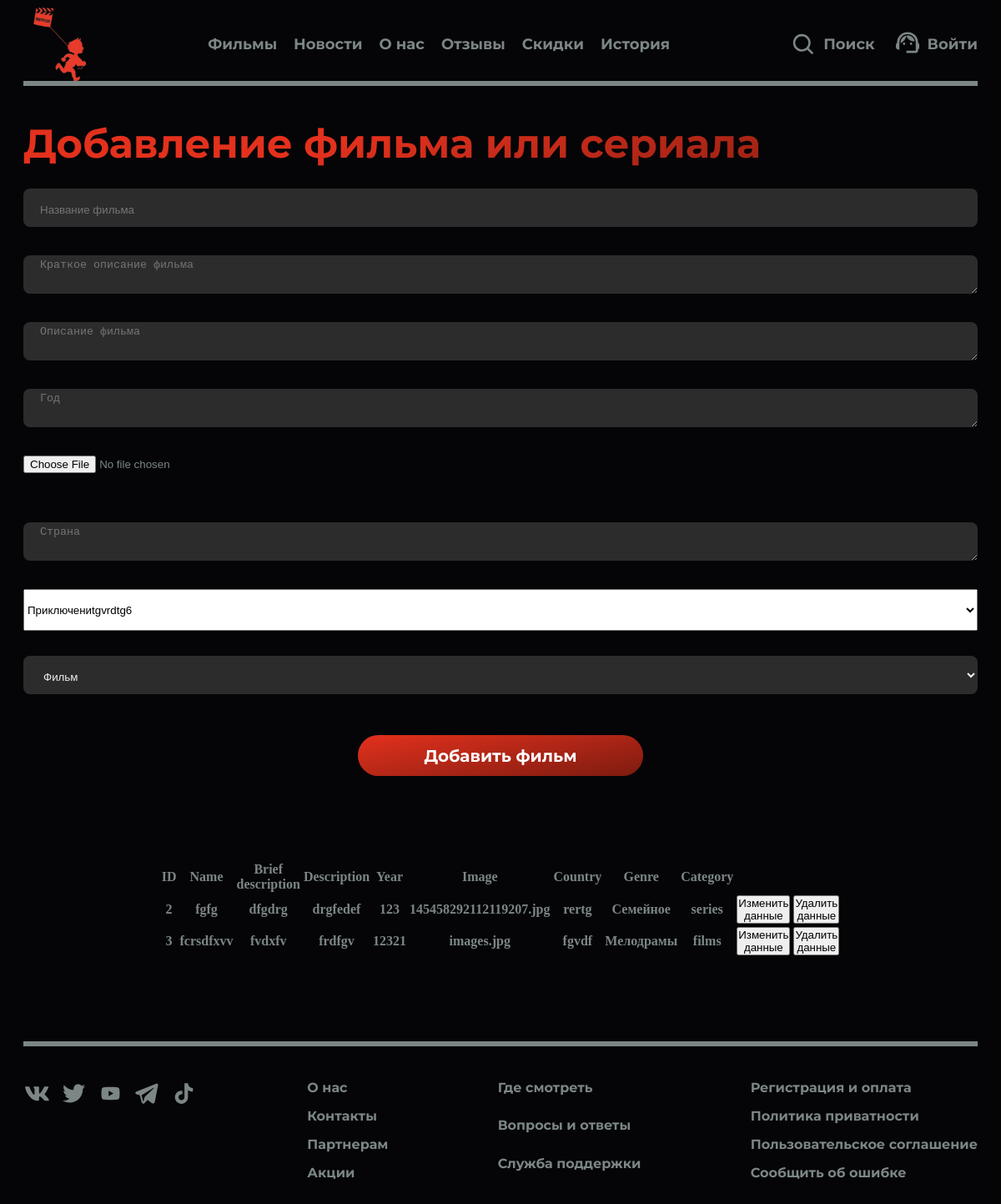
Screenshot of /adminProducts.php with the database file from the repository.
### tables this page shows
CREATE TABLE `products` (
  `id` int NOT NULL,
  `name` varchar(255) NOT NULL,
  `description` text NOT NULL,
  `briefdescription` text NOT NULL,
  `year` int NOT NULL,
  `country` varchar(255) NOT NULL,
  `category` varchar(255) NOT NULL,
  `genre_id` int NOT NULL,
  `image` varchar(255) NOT NULL
);

### adminProducts.php (the view, shortened to what this page needs)
<!DOCTYPE html>
<html lang="en">
<head>
    <link rel="stylesheet" href="assets/css/style.css">
</head>
<body>
    <div class="wrapper">
        <header class="header _container _container768 _container1200">
            <div class="header__content">
                <a class="header_logo" href="index.php"></a>
                <div class="menu-list__index">
                    <a class="text-mon18__bold" href="descriptionFilm.php">Фильмы</a>
                    <a class="text-mon18__bold" href="news.php">Новости</a>
                    <a class="text-mon18__bold" href="aboutUs.php">О нас</a>
                    <a class="text-mon18__bold" href="reviews.php">Отзывы</a>
                    <a class="text-mon18__bold" href="discounts.php">Скидки</a>
                    <a class="text-mon18__bold" href="favoriteProjects.php">История</a>
                </div>
                <div class="icon-header__index display__none320 display__flex">
                    <div class="icon1-text__index">
                        <a class="text-mon18__bold" href="search.php">Поиск</a>
                    </div>
                    <div class="icon1-text__index">
                        <a href="support.php">
                        </a>
                        <a class="text-mon18__bold" href="authorization.php">Войти</a>
                    </div>
                </div>
            </div>
        </header>
        <div class="line _container768 _container1200"></div>
        <section class="content__support _container _container768 _container1200">
            <div class="text-mon48__bold _color-gradient display__none display__none320 display-flex800">Добавление фильма или сериала</div>
            <form class="block-text__support _gap30" action="assets/php/add_product.php" method="post" enctype="multipart/form-data">
                <div class="input-container ic1">
                    <input class="input" type="text" name="name" placeholder="Название фильма" required/>
                </div>
                <div class="input-container ic1">
                     <textarea class="input"  name="briefdescription" placeholder="Краткое описание фильма" required></textarea>
                </div>
                <div  class="input-container ic1">
                       <textarea class="input"  name="description" placeholder="Описание фильма" required></textarea>
                </div>
                <div  class="input-container ic1">
                      <textarea class="input"  name="year" placeholder="Год" required></textarea>
                </div>
                <div  class="input-container ic1">
                    <input type="file" name="image" required>
                </div>
                <div  class="input-container ic1">
                    <textarea class="input"  name="country" placeholder="Страна" required></textarea>
                </div>
                <div  class="input-container ic1">
                    <select class="input-container ic1" name="genre_id">
                    <?php
                        require_once ("assets/php/dbconnect.php");
                        $result = $my_sql->query("SELECT * FROM genres");
                        $genres = [];
                        while ($genre = $result->fetch_assoc()) {
                            $genres[] = $genre;
                        }
                        foreach ($genres as $genre) {
                    ?>
                        <option value="<?= $genre['id']?>"><?= $genre['name']?></option>
                    <?php
                        }
                    ?>
                    </select>
                </div>
                <div  class="input-container ic1">
                       <select  class="input"  name="category">
                        <option name="films" value="films">Фильм</option>
                       </select>
                </div>
                 <button class="btn__support __margin-top15 _w0">
                <div class="text-mon20__bold display__none320 display__flex _color-white">Добавить фильм</div>
            </button>
            </form>
        </section>
        <div class="content__support _container _container768 _container1200">
            <div class="block-card__aboutus _js-center">
                <table id="output-categories" style="width: 800px;  margin: 0 auto;">
                    <thead>
                        <tr>
                            <th>ID</th>
                            <th>Name</th>
                            <th>Brief description</th>
                            <th>Description</th>
                            <th>Year</th>
                            <th>Image</th>
                            <th>Country</th>
                            <th>Genre</th>
                            <th>Category</th>
                        </tr>
                    </thead>
                    <tbody>
                    <?php
                        require_once ("assets/php/dbconnect.php");
                        $result = $my_sql->query("SELECT * FROM products");
                        $categoryResult = $my_sql->query("SELECT * FROM genres");
                        $categories = [];
                        while ($category = $categoryResult->fetch_assoc()) {
                            $categories[$category['id']] = $category['name'];
                        }
                        $products = [];
                        while ($product = $result->fetch_assoc())
                        {
                            $products[] = $product;
                        }
                        foreach ($products as $product)
                        {
                    ?>
                    <tr>
                        <th><?= $product['id'] ?></th>
                        <th><?= $product['name'] ?></th>
                        <th><?= $product['briefdescription'] ?></th>
                        <th><?= $product['description'] ?></th>
                        <th><?= $product['year'] ?></th>
                        <th><?= $product['image'] ?></th>
                        <th><?= $product['country'] ?></th>
                        <th><?= $categories[$product['genre_id']] ?></th>
                        <th><?= $product['category'] ?></th>
                        <th><a href="adminEditProducts.php?id=<?= $product["id"] ?>"><button class="table-btn__update">Изменить<br>данные</button></a></th>
                        <th><a href="assets/php/delete.php?id=<?= $product["id"] ?>&action=products"><button class="table-btn__delete">Удалить<br>данные</button></a></th>
                    </tr>
                    <?php
                        }
                    ?>
                    </tbody>
                </table>
            </div>
        </div>
        <div class="line _container768 _container1200"></div>
        <footer class="footer _container768 _container1200">
            <div class="icon__footer">
            </div>
            <div class="block-text__footer">
                <div class="text-mon16__bold">О нас</div>
                <div class="text-mon16__bold">Контакты</div>
                <div class="text-mon16__bold">Партнерам</div>
                <div class="text-mon16__bold">Акции</div>
            </div>
            <div class="block-text__footer">
                <div class="text-mon16__bold">Где смотреть</div>
                <div class="text-mon16__bold">Вопросы и ответы</div>
                <div class="text-mon16__bold">Служба поддержки</div>
            </div>
            <div class="block-text__footer">
                <div class="text-mon16__bold">Регистрация и оплата</div>
                <div class="text-mon16__bold">Политика приватности</div>
                <div class="text-mon16__bold">Пользовательское соглашение</div>
                <div class="text-mon16__bold">Сообщить об ошибке</div>
            </div>
        </footer>
    </div>
</body>
</html>

### assets/css/style.css (style rules this page uses)
html { box-sizing: border-box; }
*, *::after, *::before { box-sizing: inherit; }
button { padding: 0; }
a { text-decoration: none; color: inherit; }
body { min-width: 320px; overflow-x: hidden; background: #050507; color: #7c8685; padding: 0 20px; }
.header { width: 100%; min-height: 89px; }
._container { min-width: 320px; margin: 0 auto; }
._container768 { margin: 0 auto; padding: 0 30px; }
._container1200 { margin: 0 auto; max-width: 1240px; padding: 0; }
.header__content { display: flex; height: 89px; justify-content: space-between; }
.header_logo { width: 75px; height: 89px; background-image: url(../img/dddd\ 1.svg); }
.menu-list__index { display: flex; gap: 20px; align-items: center; }
.text-mon18__bold { font-size: 18px; font-family: 'Montserrat-Bold'; }
.icon-header__index { display: flex; gap: 25px; }
.icon1-text__index { display: flex; align-items: center; gap: 10px; }
.line { border: 3px solid #7c8685; width: 100%; height: 0px; }
.text-mon20__bold { font-size: 20px; font-family: 'Montserrat-Bold'; }
.__margin-top15 { margin: 15px 0 0; }
.footer { margin: 40px auto; display: flex; gap: 25px; justify-content: space-between; flex-wrap: wrap; }
.icon__footer { display: flex; gap: 11px; }
.block-text__footer { display: grid; gap: 15px; }
.text-mon16__bold { font-size: 16px; font-family: 'Montserrat-Bold'; }
._color-gradient { background: linear-gradient(162deg, #e3311d 34.54%, #7d1b10 100%); background-clip: text; -webkit-background-clip: text; -webkit-text-fill-color: transparent; }
._color-white { color: #fff; }
._w0 { width: 0; }
.block-card__aboutus { display: flex; flex-wrap: wrap; gap: 25px; justify-content: space-between; }
._js-center { justify-content: center; }
.content__support { display: grid; gap: 25px; margin: 40px auto 100px; }
.block-text__support { display: grid; gap: 10px; }
.btn__support { border-radius: 50px; background: linear-gradient(169deg, #e3311d 0%, #7d1b10 100%); padding: 7.5px 46px; cursor: pointer; border: none; }
.input-container { height: 50px; position: relative; width: 100%; }
.input { border-radius: 8px; background-color: rgba(49, 49, 49, 0.90); border: 0; color: #eee; height: 46px; outline: 0; padding: 4px 20px 0; width: 100%; }
._gap30 { gap: 30px; }
.display__none320 { display: none; }
@media (min-width: 650px) { .btn__support { padding: 12.5px 80px; width: 411px; cursor: pointer; display: flex; margin: 15px auto 0; } }
@media (min-width: 650px) { ._w0 { width: auto; } }
@media (min-width: 650px) { ._js-center { justify-content: center; display: flex; } }
@media (min-width: 650px) and (max-width: 3900px) { .display__none { display: none; } }
@media (min-width: 650px) and (max-width: 3900px) { .display__flex { display: flex; } }
@media (min-width: 800px) { .text-mon48__bold { font-family: 'Montserrat-Bold'; font-size: 48px; } }
@media (min-width: 800px) { .display-flex800 { display: flex; } }

### rows the page displays
products: id "2", name "fgfg", briefdescription "dfgdrg", description "drgfedef", year "123", image "145458292112119207.jpg", country "rertg", genre "Семейное", category "series"
products: id "3", name "fcrsdfxvv", briefdescription "fvdxfv", description "frdfgv", year "12321", image "images.jpg", country "fgvdf", genre "Мелодрамы", category "films"

### other values shown
form field genre_id "Приключениtgvrdtg6"
